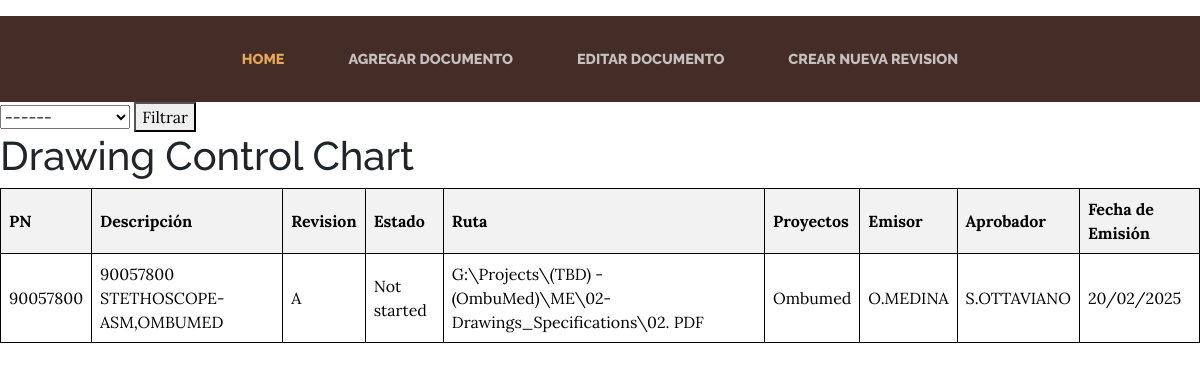
The page / on the database its author committed.
### core/models.py (models this page shows, shortened)
class Drawing(models.Model):
    PN= models.CharField(max_length=100)
    Description= models.CharField(max_length=100)
    Revision=models.CharField(max_length=10, default="A")
    estados = (
        ('Not Started', 'Not Started'),
        ('Ready for review', 'Ready for review'),
        ('Sent for corrections', 'Sent for corrections'),
        ('Proposal OK', 'Proposal OK'),
        ('PLM uploaded', 'PLM uploaded'),
    )
    Status= models.CharField(max_length=100, choices=estados, default='Not started')
    ruta= models.CharField(max_length=100)
    proyecto= models.ManyToManyField(Project, verbose_name="Proyectos")
    Emisor= models.ForeignKey(User,verbose_name="Emisor", on_delete=models.CASCADE, related_name="Emisor")
    Aprobador=models.ForeignKey(User,verbose_name="Aprobador", on_delete=models.CASCADE, related_name="Aprovador")
    date=models.DateTimeField(verbose_name="Fecha de emision", default=now())
    created= models.DateTimeField(auto_now_add=True)
    updated= models.DateTimeField(auto_now=True)
    class Meta:
        verbose_name="Drawing"
        ordering=["-created"]

class Project(models.Model):
    name= models.CharField(max_length=100)
    created= models.DateTimeField(auto_now_add=True)
    updated= models.DateTimeField(auto_now=True)
    class Meta:
        verbose_name="Proyecto"
        ordering=["-created"]
    def __str__(self):
        return self.name

### core/views.py (the view)
# urls.py: 2. Add a URL to urlpatterns:  path('', views.home, name='home')
def home(request):
    drawings=Drawing.objects.all()
    project_id = request.GET.get('project')  # Obtén el ID del proyecto del query string
    if project_id:
        try:
            project_id = int(project_id)  # Convierte a entero
            drawings = drawings.filter(proyecto__id=project_id)  # Filtra por proyecto
        except ValueError:
            pass  # Ignora si project_id no es un entero válido
    form = ProjectFilterForm(request.GET or None)  # Inicializa el formulario con datos GET
    return render(request,"core/home.html", {'drawings':drawings, 'form':form})

### formulario/form.py
class ProjectFilterForm(forms.Form):
    project = forms.ModelChoiceField(
        queryset=Project.objects.all(),
        empty_label="------",  # Opción para mostrar todos los proyectos
        required=False  # No es obligatorio seleccionar un proyecto
    )

### core/templates/core/home.html (shortened to what this page needs)
{% extends 'core/base.html' %}
{% load static %}
{% block content %}
<form method="get">
    {{ form.project }}
    <button type="submit">Filtrar</button>
</form>
</head>
<body>
    <h1>Drawing Control Chart</h1>
    <div style="height: 500px; overflow: auto;">
        <table>
            <thead>
                <tr>
                    <th>PN</th>
                    <th>Descripción</th>
                    <th>Revision</th>
                    <th>Estado</th>
                    <th>Ruta</th>
                    <th>Proyectos</th>
                    <th>Emisor</th>
                    <th>Aprobador</th>
                    <th>Fecha de Emisión</th>
                </tr>
            </thead>
            <tbody>
                {% for drawing in drawings %}
                <tr>
                    <td>{{ drawing.PN }}</td>
                    <td>{{ drawing.Description }}</td>
                    <td>{{ drawing.Revision }}</td>
                    <td >
                        {{ drawing.Status }}
                    </td>
                    <td>{{ drawing.ruta }}</td>
                    <td>
                        {% for project in drawing.proyecto.all %}
                            {{ project.name }} {% if not forloop.last %}, {% endif %}  {% endfor %}
                    </td>
                    <td>{{ drawing.Emisor.username }}</td>
                    <td>{{ drawing.Aprobador.username }}</td>
                    <td>{{ drawing.date|date:"d/m/Y"}}</td>
                </tr>
                {% endfor %}
            </tbody>
        </table>
    </div>
{% endblock %}

### core/templates/core/base.html (shortened to what this page needs)
<!DOCTYPE html>
<html lang="es">
  <head>
    {% load static %}
    <link href="{% static 'core/vendor/bootstrap/css/bootstrap.min.css' %}" rel="stylesheet">
    <link href="{% static 'core/vendor/font-awesome/css/font-awesome.min.css' %}" rel="stylesheet" type="text/css">
    <link href="{% static 'core/css/estilos.css' %}" rel="stylesheet">
  </head>
  <body>
    <nav class="navbar navbar-expand-lg navbar-dark py-lg-4" id="mainNav">
      <div class="container">
        <div class="collapse navbar-collapse" id="navbarResponsive">
          <ul class="navbar-nav mx-auto">
            <li class="nav-item  px-lg-4 {% if request.path == '/' %}active{% endif %}" >
              <a class="nav-link text-uppercase text-expanded" href="{% url 'home' %}">Home</a>
            </li>
            <li class="nav-item  px-lg-4 {% if request.path == '/formulario/' %}active{% endif %}" >
              <a class="nav-link text-uppercase text-expanded" href="{% url 'formulario' %}">Agregar documento</a>
            </li>
            <li class="nav-item  px-lg-4 {% if request.path == '/editar/' %}active{% endif %}" >
              <a class="nav-link text-uppercase text-expanded" href="{% url 'editar' %}">Editar documento</a>
            </li>
            <li class="nav-item  px-lg-4 {% if request.path == '/revision/' %}active{% endif %}" >
              <a class="nav-link text-uppercase text-expanded" href="{% url 'revision' %}">Crear nueva revision</a>
            </li>
          </ul>
        </div>
      </div>
    </nav>
    {% block content %} {% endblock %}
  </body>
</html>

### core/static/core/css/estilos.css (style rules this page uses)
body { font-family: 'Lora'; background-attachment: fixed; background-position: center; background-size: cover; }
h1, h2, h3, h4, h5, h6 { font-family: 'Raleway'; }
#mainNav { background-color: rgba(47, 23, 15, 0.9); font-family: 'Raleway'; }
#mainNav .navbar-nav .nav-item .nav-link { color: rgba(255, 255, 255, 0.7); font-weight: 800; }
#mainNav .navbar-nav .nav-item.active .nav-link { color: #e6a756; }
@media (min-width: 992px) { #mainNav .navbar-nav .nav-item .nav-link { font-size: 0.9rem; } }
html, body { height: 100%; overflow: hidden; }

### core/templates/core/home.html (style rules this page uses)
table { width: 100%; border-collapse: collapse; background-color: white; }
th, td { border: 1px solid black; padding: 8px; text-align: left; color: black; }
th { background-color: #f2f2f2; }

### rows shown on the page
Drawing: PN "90057800", Description "90057800 STETHOSCOPE-ASM,OMBUMED", Revision "A", Status "Not started", ruta "G:\\Projects\\(TBD) - (OmbuMed)\\ME\\02-Drawings_Specifications\\02. PDF", Emisor.username "O.MEDINA", Aprobador.username "S.OTTAVIANO", date "20/02/2025"
Project: name "Ombumed"
